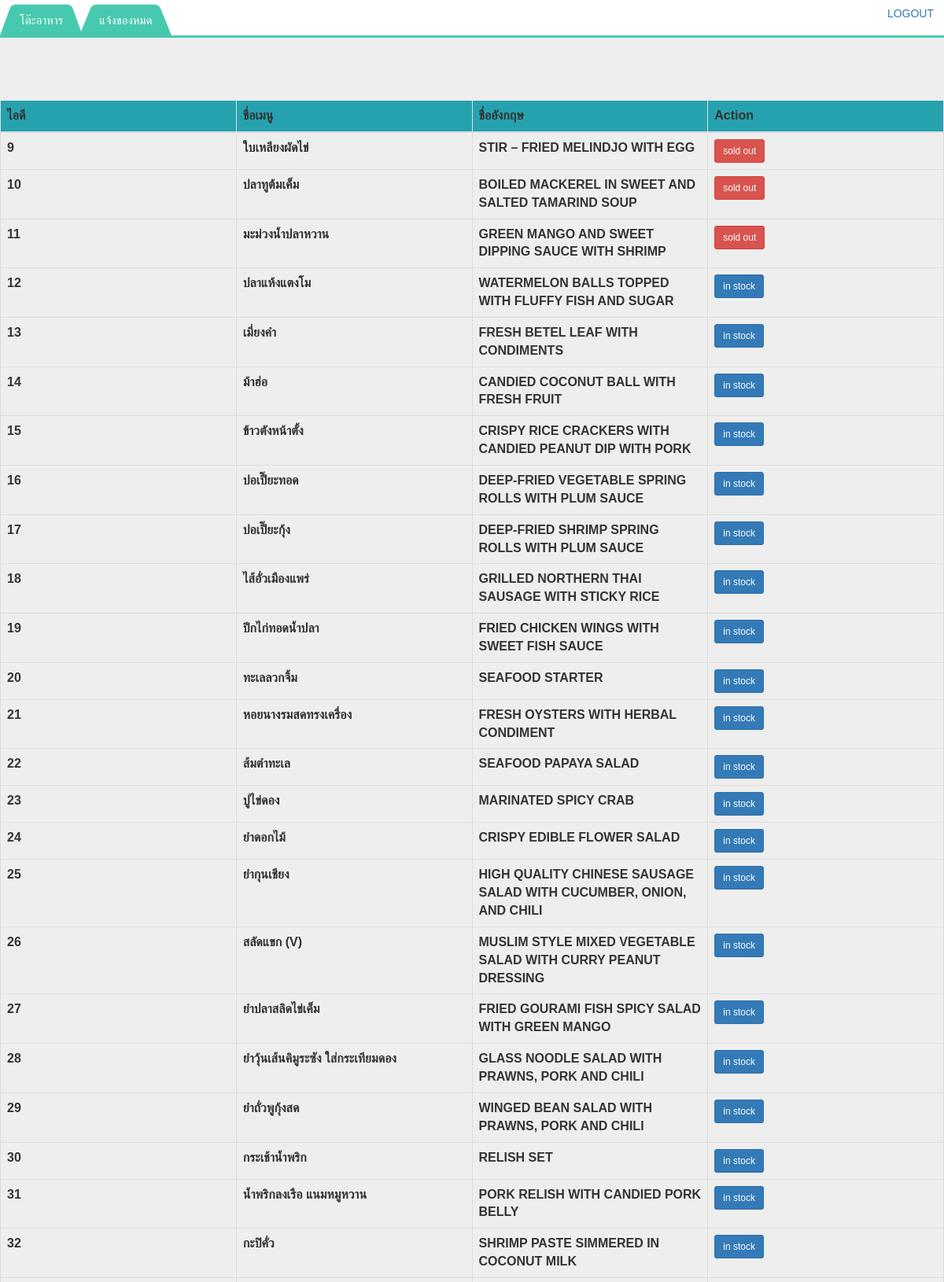
/soldout.php (signed in, upper part), run on the app's committed database.
### tables this page shows
CREATE TABLE `food` (
  `Id_food` int(11) NOT NULL,
  `name` text NOT NULL,
  `name_eng` text NOT NULL,
  `imgname` text NOT NULL,
  `price` int(11) NOT NULL,
  `date` timestamp NOT NULL DEFAULT current_timestamp() ON UPDATE current_timestamp(),
  `type` int(11) NOT NULL,
  `link` text NOT NULL,
  `status` int(11) NOT NULL
);

### common.php (called while the page is built, shortened)
<?php
class Common
{
    public function getAllMenuRecords($connection) {
        $query = "SELECT * FROM food";
        $result = $connection->query($query) or die("Error in query5".$connection->error);
        return $result;
    }
}

### soldout.php (the view, shortened to what this page needs)
<html>
<head>
    <link href="https://cdn.datatables.net/1.10.16/css/jquery.dataTables.min.css" rel="stylesheet"/>
    <link rel="stylesheet" href="https://maxcdn.bootstrapcdn.com/bootstrap/3.4.1/css/bootstrap.min.css">
</head>
<body>
<div id='cssmenu'>
        <ul>
            <li><a href='table.php'>โต๊ะอาหาร</a></li>
            <li class='active'><a href='soldout.php'>แจ้งของหมด</a></li>
            <div align='right'><a href ="login.php"class="btn btn-danger-sm" >LOGOUT <i class="fa fa-sign-out"></i></a></div>
        </ul>
    </div>
    <div><br><br></div>
    <div><br><br></div>
    <table class="table">
        <thead id="thead" style="background-color: #26a2af">
        <tr>
            <th>ไอดี</th>
            <th>ชื่อเมนู</th>
            <th>ชื่ออังกฤษ</th>
            <th>Action</th>
        </tr>
        </thead>
        <tbody>
        <?php
        include "config.php";
        include_once "Common.php";
        $common = new Common();
        $records = $common->getAllMenuRecords($connection);
        if ($records->num_rows>0){
            while ($record = $records->fetch_object()) {
                $recordId = $record->Id_food;
                $name = $record->name;
                $nameeng = $record->name_eng;
                $status = $record->status;
                ?>
                <tr>
                    <th><?php echo $recordId;?></th>
                    <th><?php echo $name;?></th>
                    <th><?php echo $nameeng;?></th>
                    <?php
                     if($status == 1){
                         ?>
                        <td> <a href="soldout-scriptMenu.php?recordId=<?php echo $recordId?> & status=<?php echo $status?>" class="btn btn-danger btn-sm">sold out</a></td>
                    <?php
                     }
                     else{
                    ?>
                        <td><a href ="instock-scriptMenu.php?recordId=<?php echo $recordId?> & status=<?php echo $status?>" class="btn btn-primary btn-sm">in stock</a> </td>
                    <?php
                     }
                     ?>
                </tr>
                <?php
            }
        }
        ?>
        </tbody>
    </table>
</body>
</html>

### soldout.php (style rules this page uses)
body { font-family: sans-serif; background-color: #eeeeee; }
#cssmenu, #cssmenu ul, #cssmenu ul li, #cssmenu ul li a { margin: 0; padding: 0; border: 0; list-style: none; line-height: 1; display: block; position: relative; -webkit-box-sizing: border-box; -moz-box-sizing: border-box; box-sizing: border-box; }
#cssmenu:after, #cssmenu>ul:after { content: "."; display: block; clear: both; visibility: hidden; line-height: 0; height: 0; }
#cssmenu { width: auto; border-bottom: 3px solid #47c9af; font-family: Raleway, sans-serif; line-height: 1; }
#cssmenu ul { background: #ffffff; }
#cssmenu>ul>li { float: left; }
#cssmenu>ul>li>a { z-index: 2; padding: 18px 25px 12px 25px; font-size: 15px; font-weight: 400; text-decoration: none; color: #444444; -webkit-transition: all .2s ease; -moz-transition: all .2s ease; -ms-transition: all .2s ease; -o-transition: all .2s ease; transition: all .2s ease; margin-right: -4px; }
#cssmenu>ul>li.active>a, #cssmenu>ul>li:hover>a, #cssmenu>ul>li>a:hover { color: #ffffff; }
#cssmenu>ul>li>a:after { position: absolute; left: 0; bottom: 0; right: 0; z-index: -1; width: 100%; height: 120%; border-top-left-radius: 8px; border-top-right-radius: 8px; content: ""; -webkit-transition: all .2s ease; -o-transition: all .2s ease; transition: all .2s ease; -webkit-transform: perspective(5px) rotateX(2deg); -webkit-transform-origin: bottom; -moz-transform: perspective(5px) rotateX(2deg); -moz-transform-origin: bottom; transform: perspective(5px) rotateX(2deg); transform-origin: bottom; }
#cssmenu>ul>li.active>a:after, #cssmenu>ul>li:hover>a:after, #cssmenu>ul>li>a:hover:after { background: #47c9af; }
table { font-family: arial, sans-serif; border-collapse: collapse; width: 100%; }
td, th { border: 1px solid #dddddd; text-align: left; padding: 8px; width: 100px; max-width: 100px; overflow: hidden; }

### data on the page
food: Id_food "9", name "ใบเหลียงผัดไข่", name_eng "STIR – FRIED MELINDJO WITH EGG"
food: Id_food "10", name "ปลาทูต้มเค็ม", name_eng "BOILED MACKEREL IN SWEET AND SALTED TAMARIND SOUP"
food: Id_food "11", name "มะม่วงน้ำปลาหวาน", name_eng "GREEN MANGO AND SWEET DIPPING SAUCE WITH SHRIMP"
food: Id_food "12", name "ปลาแห้งแตงโม", name_eng "WATERMELON BALLS TOPPED WITH FLUFFY FISH AND SUGAR"
food: Id_food "13", name "เมี่ยงคำ", name_eng "FRESH BETEL LEAF WITH CONDIMENTS"
food: Id_food "14", name "ม้าฮ่อ", name_eng "CANDIED COCONUT BALL WITH FRESH FRUIT"
food: Id_food "15", name "ข้าวตังหน้าตั้ง", name_eng "CRISPY RICE CRACKERS WITH CANDIED PEANUT DIP WITH PORK"
food: Id_food "16", name "ปอเปี๊ยะทอด", name_eng "DEEP-FRIED VEGETABLE SPRING ROLLS WITH PLUM SAUCE"
food: Id_food "17", name "ปอเปี๊ยะกุ้ง", name_eng "DEEP-FRIED SHRIMP SPRING ROLLS WITH PLUM SAUCE"
food: Id_food "18", name "ไส้อั่วเมืองแพร่", name_eng "GRILLED NORTHERN THAI SAUSAGE WITH STICKY RICE"
food: Id_food "19", name "ปีกไก่ทอดน้ำปลา", name_eng "FRIED CHICKEN WINGS WITH SWEET FISH SAUCE"
food: Id_food "20", name "ทะเลลวกจิ้ม", name_eng "SEAFOOD STARTER"
food: Id_food "21", name "หอยนางรมสดทรงเครื่อง", name_eng "FRESH OYSTERS WITH HERBAL CONDIMENT"
food: Id_food "22", name "ส้มตำทะเล", name_eng "SEAFOOD PAPAYA SALAD"
food: Id_food "23", name "ปูไข่ดอง", name_eng "MARINATED SPICY CRAB"
food: Id_food "24", name "ยำดอกไม้", name_eng "CRISPY EDIBLE FLOWER SALAD"
food: Id_food "25", name "ยำกุนเชียง", name_eng "HIGH QUALITY CHINESE SAUSAGE SALAD WITH CUCUMBER, ONION, AND CHILI"
food: Id_food "26", name "สลัดแขก (V)", name_eng "MUSLIM STYLE MIXED VEGETABLE SALAD WITH CURRY PEANUT DRESSING"
food: Id_food "27", name "ยำปลาสลิดไข่เค็ม", name_eng "FRIED GOURAMI FISH SPICY SALAD WITH GREEN MANGO"
food: Id_food "28", name "ยำวุ้นเส้นคิมูระซัง ใส่กระเทียมดอง", name_eng "GLASS NOODLE SALAD WITH PRAWNS, PORK AND CHILI"
food: Id_food "29", name "ยำถั่วพูกุ้งสด", name_eng "WINGED BEAN SALAD WITH PRAWNS, PORK AND CHILI"
food: Id_food "30", name "กระเช้าน้ำพริก", name_eng "RELISH SET"
food: Id_food "31", name "น้ำพริกลงเรือ แนมหมูหวาน", name_eng "PORK RELISH WITH CANDIED PORK BELLY"
food: Id_food "32", name "กะปิคั่ว", name_eng "SHRIMP PASTE SIMMERED IN COCONUT MILK"
